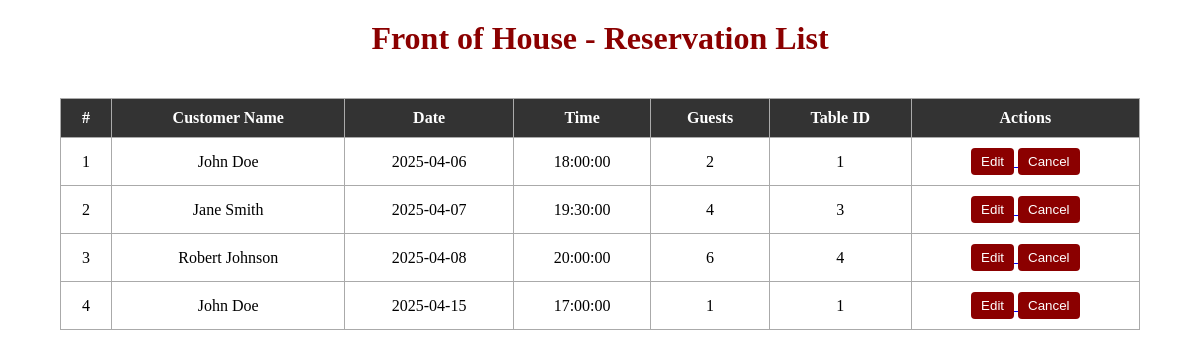
The page /reservations/foh on the database as committed earlier.
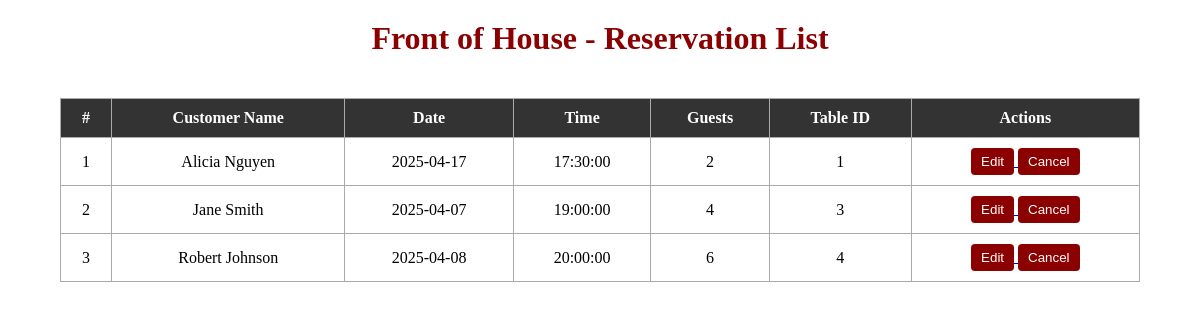
The same page on the database as committed later.
### app/models.py (models this page shows)
class Reservation(db.Model):
    id = db.Column(db.Integer, primary_key=True)
    customer_id = db.Column(db.Integer, db.ForeignKey('customer.id'))
    reservation_time = db.Column(db.DateTime, nullable=False)
    number_of_people = db.Column(db.Integer, nullable=False)
    table_id = db.Column(db.Integer, db.ForeignKey('tables.id'))

class Customer(db.Model):
    id = db.Column(db.Integer, primary_key=True)
    first_name = db.Column(db.String(255), nullable=False)
    last_name = db.Column(db.String(255), nullable=False)
    email = db.Column(db.String(255))
    phone_number = db.Column(db.String(15))
    reservations = db.relationship('Reservation', backref='customer', lazy=True)
    supports = db.relationship('Support', backref='customer', lazy=True)

### app/routes/reservations_routes.py (the view)
@reservations_bp.route('/reservations/foh')
def reservations_foh():
    reservations = ReservationLogic.get_all_reservations_with_customer()
    return render_template('reservations_foh.html', reservations=reservations)

### app/logic/reservation_logic.py (called while the page is built)
    @staticmethod
    def get_all_reservations_with_customer():
        return db.session.query(Reservation, Customer).join(Customer, Reservation.customer_id == Customer.id).all()

### templates/reservations_foh.html (shortened to what this page needs)
<!DOCTYPE html>
<html lang="en">
<head>
    <link rel="stylesheet" href="{{ url_for('static', filename='css/style.css') }}">
</head>
<body>
    <h1>Front of House - Reservation List</h1>
    <table>
        <thead>
            <tr>
                <th>#</th>
                <th>Customer Name</th>
                <th>Date</th>
                <th>Time</th>
                <th>Guests</th>
                <th>Table ID</th>
                <th>Actions</th>
            </tr>
        </thead>
        <tbody>
            {% for res, customer in reservations %}
            <tr>
                <td>{{ loop.index }}</td>
                <td>{{ customer.first_name }} {{ customer.last_name }}</td>
                <td>{{ res.reservation_time.date() }}</td>
                <td>{{ res.reservation_time.time() }}</td>
                <td>{{ res.number_of_people }}</td>
                <td>{{ res.table_id }}</td>
                <td>
                    <a href="{{ url_for('reservations.edit_reservation', id=res.id) }}">
                        <button class="action-btn">Edit</button>
                    </a>
                    <form class="action-form" method="POST" action="{{ url_for('reservations.cancel_reservation', id=res.id) }}">
                        <button class="action-btn" onclick="return confirm('Cancel this reservation?')">Cancel</button>
                    </form>
                </td>
            </tr>
            {% else %}
            <tr>
                <td colspan="7">No reservations found.</td>
            </tr>
            {% endfor %}
        </tbody>
    </table>
</body>
</html>

### static/css/style.css (style rules this page uses)
html, body { height: 100%; margin: 0; }
body { display: flex; flex-direction: column; }

### templates/reservations_foh.html (style rules this page uses)
h1 { text-align: center; margin-top: 20px; color: darkred; }
table { width: 90%; margin: 20px auto; border-collapse: collapse; }
th, td { border: 1px solid #aaa; padding: 10px; text-align: center; }
th { background-color: #333; color: white; }
.action-btn { background-color: #8B0000; color: white; border: none; padding: 6px 10px; cursor: pointer; border-radius: 4px; }
.action-form { display: inline; }

Rows that differ between the two databases and show on the page:
removed Reservation: first_name "John", last_name "Doe", reservation_time "2025-04-15", reservation_time.time "17:00:00", number_of_people "1", table_id "1"
changed Reservation: first_name "John" → "Alicia"; last_name "Doe" → "Nguyen"; reservation_time "2025-04-06" → "2025-04-17"; reservation_time.time "18:00:00" → "17:30:00"
changed Reservation "Jane": reservation_time.time "19:30:00" → "19:00:00"
